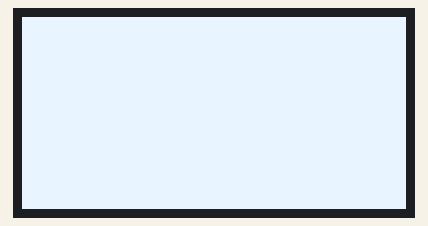
Recording of a sketch running on a simulated ESP32. Shown: 128×64 one-colour display. Wiring (inferred from the names in the program): SSD1306 OLED at I2C address 0x3C. What the sketch prints to the serial monitor is not drawn.

Above: at 0.9 s.
At 3.6 s:
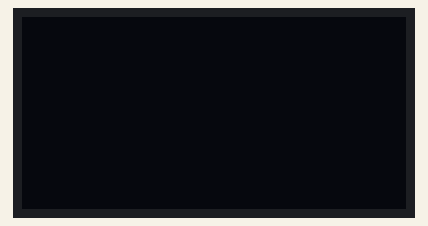
At 5.9 s:
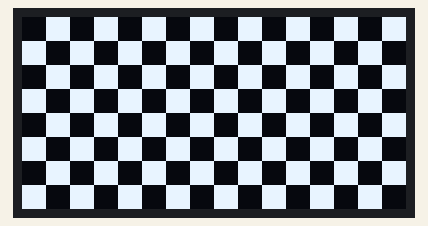
At 8.3 s:
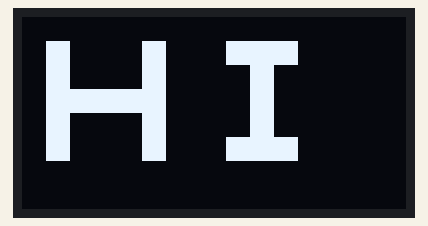

The sketch:

oled_raw_ssd1306_test.ino
```cpp
#include <Arduino.h>
#include <Wire.h>

static constexpr int PIN_OLED_SDA = 18;
static constexpr int PIN_OLED_SCL = 10;
static constexpr uint8_t OLED_ADDR = 0x3C;
static constexpr int OLED_WIDTH = 128;
static constexpr int OLED_HEIGHT = 64;
static constexpr int OLED_PAGES = OLED_HEIGHT / 8;

static void writeCommand(uint8_t command)
{
  Wire.beginTransmission(OLED_ADDR);
  Wire.write(0x00);
  Wire.write(command);
  Wire.endTransmission();
}

static void writeDataByte(uint8_t data)
{
  Wire.beginTransmission(OLED_ADDR);
  Wire.write(0x40);
  Wire.write(data);
  Wire.endTransmission();
}

static void setCursor(uint8_t page, uint8_t column)
{
  writeCommand(0xB0 | page);
  writeCommand(0x00 | (column & 0x0F));
  writeCommand(0x10 | (column >> 4));
}

static void initDisplay()
{
  delay(100);
  writeCommand(0xAE);  // display off
  writeCommand(0xD5);  // clock
  writeCommand(0x80);
  writeCommand(0xA8);  // multiplex
  writeCommand(0x3F);
  writeCommand(0xD3);  // display offset
  writeCommand(0x00);
  writeCommand(0x40);  // start line
  writeCommand(0x8D);  // charge pump
  writeCommand(0x14);
  writeCommand(0x20);  // memory mode
  writeCommand(0x00);  // horizontal addressing
  writeCommand(0xA1);  // segment remap
  writeCommand(0xC8);  // COM scan direction
  writeCommand(0xDA);  // COM pins
  writeCommand(0x12);
  writeCommand(0x81);  // contrast
  writeCommand(0xFF);
  writeCommand(0xD9);  // pre-charge
  writeCommand(0xF1);
  writeCommand(0xDB);  // VCOM detect
  writeCommand(0x40);
  writeCommand(0xA4);  // resume RAM content display
  writeCommand(0xA6);  // normal display
  writeCommand(0x2E);  // deactivate scroll
  writeCommand(0xAF);  // display on
}

static void fillDisplay(uint8_t pattern)
{
  writeCommand(0x21);  // column address
  writeCommand(0);
  writeCommand(127);
  writeCommand(0x22);  // page address
  writeCommand(0);
  writeCommand(7);

  for (int page = 0; page < OLED_PAGES; ++page) {
    for (int col = 0; col < OLED_WIDTH; ++col) {
      writeDataByte(pattern);
    }
  }
}

static void drawStripePattern()
{
  writeCommand(0x21);
  writeCommand(0);
  writeCommand(127);
  writeCommand(0x22);
  writeCommand(0);
  writeCommand(7);

  for (int page = 0; page < OLED_PAGES; ++page) {
    for (int col = 0; col < OLED_WIDTH; ++col) {
      const bool vertical = ((col / 8) % 2) == 0;
      const bool horizontal = (page % 2) == 0;
      writeDataByte(vertical ^ horizontal ? 0xFF : 0x00);
    }
  }
}

static void drawBlockLetters()
{
  fillDisplay(0x00);

  // Big block "HI" using rectangles, no font library involved.
  for (int page = 1; page <= 5; ++page) {
    setCursor(page, 8);
    for (int col = 0; col < 8; ++col) writeDataByte(0xFF);
    setCursor(page, 40);
    for (int col = 0; col < 8; ++col) writeDataByte(0xFF);
    setCursor(page, 76);
    for (int col = 0; col < 8; ++col) writeDataByte(0xFF);
  }

  setCursor(3, 8);
  for (int col = 0; col < 40; ++col) writeDataByte(0xFF);
  setCursor(1, 68);
  for (int col = 0; col < 24; ++col) writeDataByte(0xFF);
  setCursor(5, 68);
  for (int col = 0; col < 24; ++col) writeDataByte(0xFF);
}

void setup()
{
  Serial.begin(115200);
  Wire.begin(PIN_OLED_SDA, PIN_OLED_SCL);
  Wire.setClock(100000);
  delay(500);

  Serial.println("Raw SSD1306 OLED test");
  initDisplay();
  fillDisplay(0xFF);
}

void loop()
{
  Serial.println("white");
  initDisplay();
  fillDisplay(0xFF);
  delay(2000);

  Serial.println("black");
  fillDisplay(0x00);
  delay(2000);

  Serial.println("stripes");
  drawStripePattern();
  delay(2000);

  Serial.println("HI blocks");
  drawBlockLetters();
  delay(2000);
}
```

Measured:
- by itself, everything shown: repeats every 9.3 s, in 4 steps
- what the display in image 0 shows lasts 2.7 s, from 0.9 s to 3.6 s
- what the display in image 1 shows lasts 2.3 s, from 3.6 s to 5.9 s
- what the display in image 2 shows lasts 2.3 s, from 5.9 s to 8.2 s
